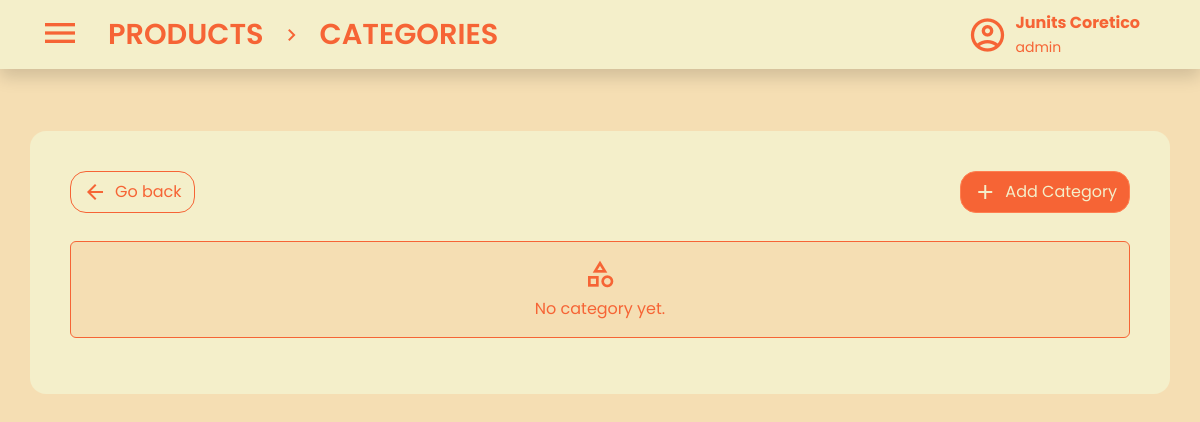
Before: /views/products/categories.php (signed in) with the older database file.
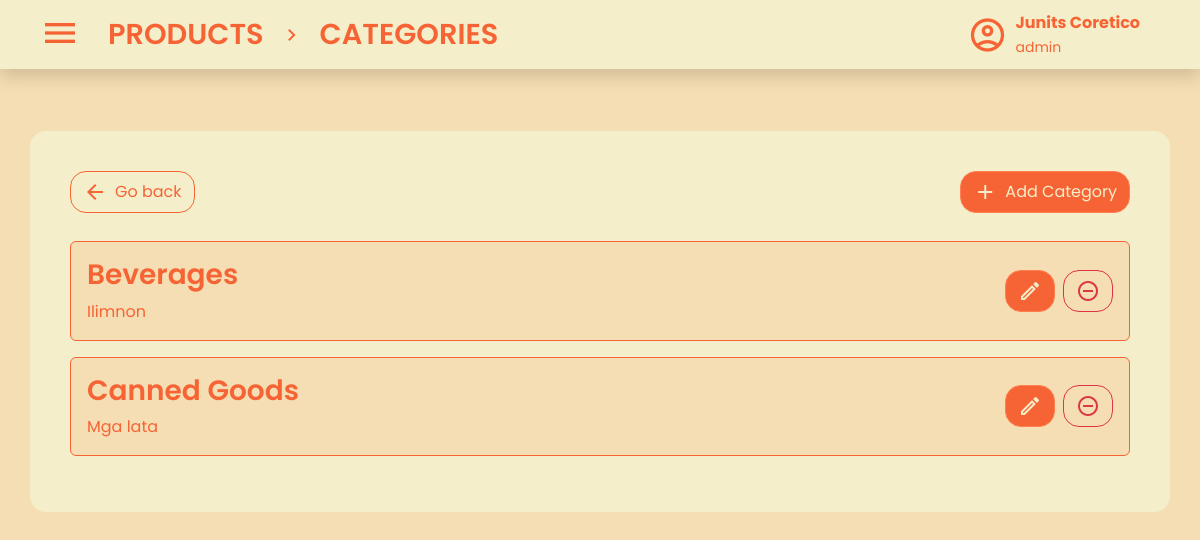
After: the same page with the newer database file.
### tables this page shows
CREATE TABLE `categories` (
  `CategoryID` int(11) NOT NULL,
  `Name` varchar(50) NOT NULL,
  `Description` text DEFAULT NULL,
  `Created_At` datetime NOT NULL DEFAULT current_timestamp(),
  `Created_By` int(11) NOT NULL,
  `Updated_At` datetime NOT NULL DEFAULT current_timestamp() ON UPDATE current_timestamp(),
  `Updated_By` int(11) NOT NULL
);

### views/products/categories.php (the view, shortened to what the changed rows need)
<?php
include '../../database/database.php';
?>
<!DOCTYPE html>
<html lang="en">
<head>
<head>
    <link rel="stylesheet" href="../../statics/categories-style.css" />
    <link rel="stylesheet" href="../../statics/products-style.css" />
    <link rel="stylesheet" href="../../statics/style.css" />
    <link rel="stylesheet" href="../../statics/css/bootstrap.min.css" />
  </head>
</head>
<body class="main">
    <div class="container mt-4 pt-5 custom-container rounded-4">
        <?php
        $stmt = $conn->prepare("SELECT CategoryID, Name, Description FROM categories");
            $stmt->execute();
            $result = $stmt->get_result();
            if ($result->num_rows > 0) {
                while ($row = $result->fetch_assoc()): ?>
                    <div class="card mb-3" style="border-color: #f66435;">
                        <div class="card-body d-flex justify-content-between align-items-center">
                            <div>
                                <h3 class="card-title fw-semibold" style="color: #f66435;"><?php echo htmlspecialchars($row['Name']); ?></h3>
                                <p class="card-text" style="color: #f66435;"><?php echo htmlspecialchars($row['Description'] ?: 'No description'); ?></p>
                            </div>
                            <div class="d-flex gap-2">
                                <button class="btn btn-primary add-product-button d-flex align-items-center gap-2 py-2 rounded-4"
                                        data-bs-toggle="modal"
                                        data-bs-target="#editCategoryModal"
                                        data-category-id="<?php echo $row['CategoryID']; ?>"
                                        data-category-name="<?php echo htmlspecialchars($row['Name']); ?>"
                                        data-category-desc="<?php echo htmlspecialchars($row['Description']); ?>">
                                    <span class="material-icons-outlined">edit</span>
                                </button>
                                <button class="btn btn-outline-danger d-flex align-items-center gap-2 py-2 rounded-4"
                                        data-bs-toggle="modal"
                                        data-bs-target="#deleteCategoryModal"
                                        data-category-id="<?php echo $row['CategoryID']; ?>"
                                        data-category-name="<?php echo htmlspecialchars($row['Name']); ?>">
                                    <span class="material-icons-outlined">remove_circle_outline</span>
                                </button>
                            </div>
                        </div>
                    </div>
                <?php endwhile; ?>
            <?php } else { ?>
                <div class="card mb-3" style="border-color: #f66435;">
                    <div class="card-body text-center">
                        <span class="material-icons-outlined fs-2" style="color: #f66435;">category</span>
                        <p class="card-text" style="color: #f66435;">No category yet.</p>
                    </div>
                </div>
            <?php } ?>
    </div>
</body>
</html>

Changed rows visible on the page:
added categories: Name "Beverages", Description "Ilimnon"
added categories: Name "Canned Goods", Description "Mga lata"
Other visible differences:
text no longer shown: "No category yet."
